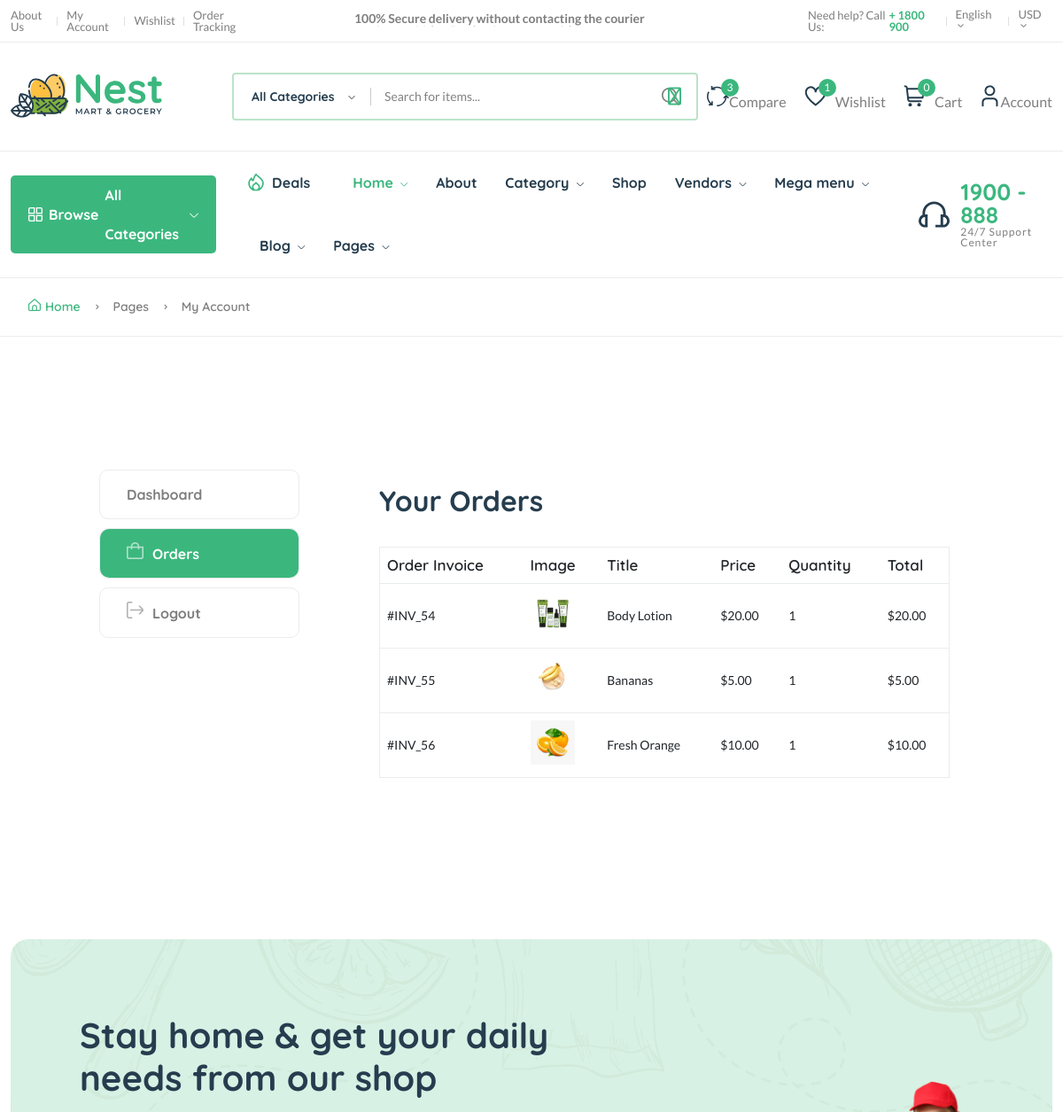
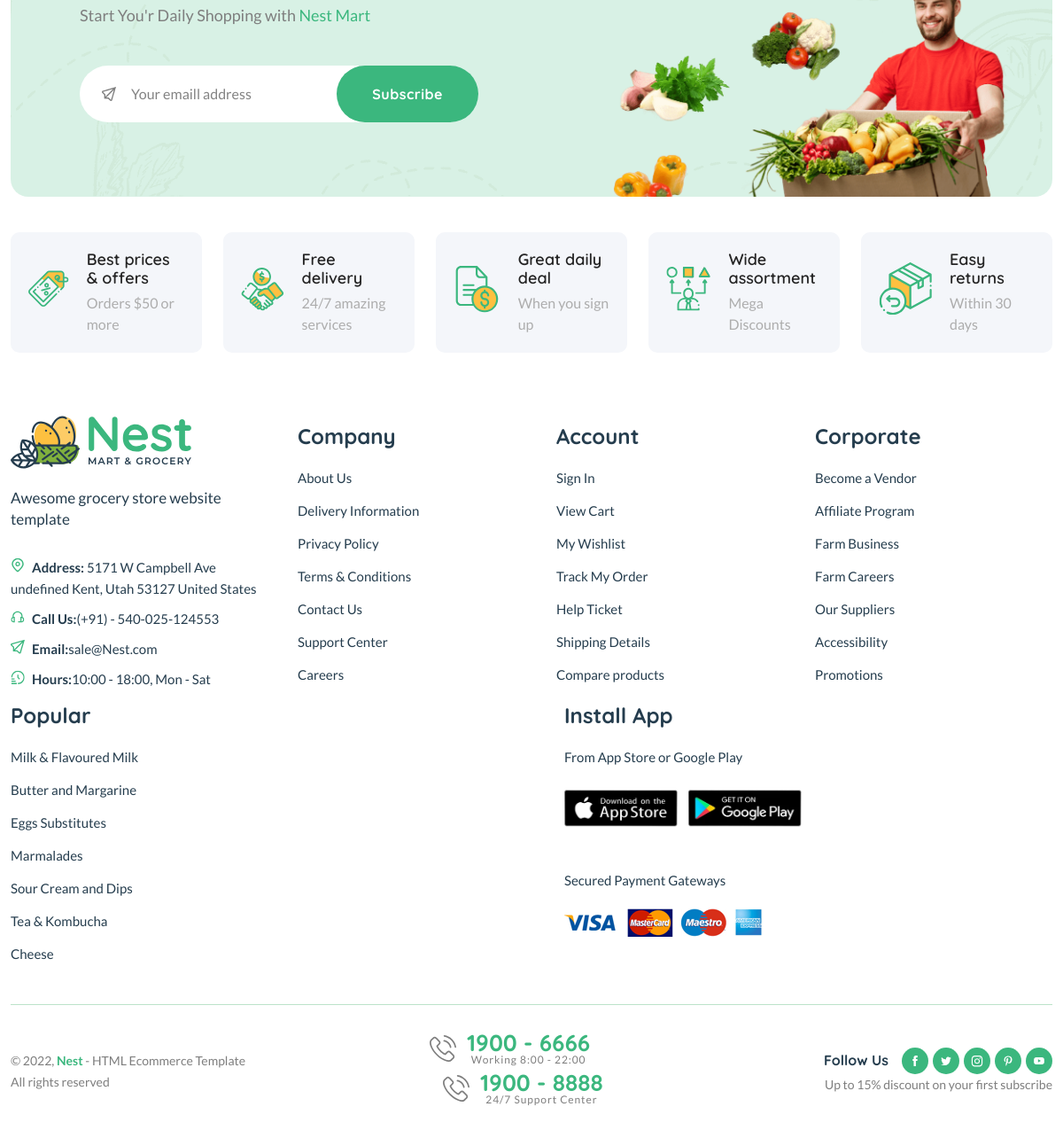
The page /dashboard/order/3 (signed in) on the database its author committed (2 pictures, top to bottom).
### main/models.py (models this page shows, shortened)
class CartOrderItems(models.Model):
    order = models.ForeignKey(CartOrder, on_delete=models.CASCADE)
    invoice_no = models.CharField(max_length=200)
    product_status = models.CharField(max_length=200)
    item = models.CharField(max_length=200)
    image = models.CharField(max_length=200)
    qty = models.IntegerField(default=0)
    price = models.DecimalField(max_digits=12, decimal_places=2, default='0.00')
    total = models.DecimalField(max_digits=12, decimal_places=2, default='0.00')
    class Meta:
        verbose_name_plural = 'Cart Order Items'

### main/views.py (the view)
# urls.py: path('dashboard/order/<int:id>', order_detail, name='order-detail'),
def order_detail(request, id):
    order = CartOrder.objects.get(user=request.user, id=id)
    order_items = CartOrderItems.objects.filter(order=order)
    context = {
        "order_items": order_items
    }
    return render(request, 'main/order-detail.html', context)

### main/context_processor.py (called while the page is built)
def default(request):
    categories = Category.objects.all()
    vendors = Vendor.objects.all()
    min_max_price = Product.objects.aggregate(Min("price"), Max("price"))
    try:
        wishlist = Wishlist.objects.filter(user=request.user)
    except:
        messages.warning(request, "You need to login before accessing your wishlist")
        wishlist = 0
    try:
        address = Address.objects.get(user=request.user)
    except:
        address = None
    return {
        'categories': categories,
        'wishlist': wishlist,
        'vendors': vendors,
        'address': address,
        'min_max_price': min_max_price
    }

### templates/main/order-detail.html (shortened to what this page needs)
{% extends "partials/base.html" %}
{% load static %}
{% block content %}
    <main class="main pages">
        <div class="page-header breadcrumb-wrap">
            <div class="container">
                <div class="breadcrumb">
                    <a href="index.html" rel="nofollow"><i class="fi-rs-home mr-5"></i>Home</a>
                    <span></span> Pages <span></span> My Account
                </div>
            </div>
        </div>
        <div class="page-content pt-150 pb-150">
            <div class="container">
                <div class="row">
                    <div class="col-lg-10 m-auto">
                        <div class="row">
                            <div class="col-md-3">
                                <div class="dashboard-menu">
                                    <ul class="nav flex-column" role="tablist">
                                        <li class="nav-item">
                                            <a class="nav-link" href="{% url "main:dashboard" %}" <i class="fi-rs-settings-sliders mr-10"></i>Dashboard</a>
                                        </li>
                                        <li class="nav-item">
                                            <a class="nav-link active" id="orders-tab" data-bs-toggle="tab" href="#orders" role="tab" aria-controls="orders" aria-selected="false"><i class="fi-rs-shopping-bag mr-10"></i>Orders</a>
                                        </li>
                                        <li class="nav-item">
                                            <a class="nav-link" href="{% url "userauth:sign-out" %}"><i class="fi-rs-sign-out mr-10"></i>Logout</a>
                                        </li>
                                    </ul>
                                </div>
                            </div>
                            <div class="col-md-9">
                                <div class="tab-content account dashboard-content pl-50">
                                    <div class="tab-pane fade active show" id="orders" role="tabpanel" aria-labelledby="orders-tab">
                                        <div class="card">
                                            <div class="card-header">
                                                <h3 class="mb-0">Your Orders</h3>
                                            </div>
                                            <div class="card-body">
                                                <div class="table-responsive">
                                                    <table class="table">
                                                        <thead>
                                                            <tr>
                                                                <th>Order Invoice</th>
                                                                <th>Image</th>
                                                                <th>Title</th>
                                                                <th>Price</th>
                                                                <th>Quantity</th>
                                                                <th>Total</th>
                                                            </tr>
                                                        </thead>
                                                        <tbody>
                                                            {% for o in order_items %}
                                                            <tr>
                                                                <td>#INV_{{ o.id }}</td>
                                                                <td>
                                                                    <p><img src="{{ o.image }}" style="width: 50px; height: 50px; object-fit: container" alt=""></p>
                                                                </td>
                                                                <td>{{ o.item }}</td>
                                                                <td>${{ o.price }}</td>
                                                                <td>{{ o.qty }}</td>
                                                                <td>${{ o.total }}</td>
                                                            </tr>
                                                            {% endfor %}
                                                        </tbody>
                                                    </table>
                                                </div>
                                            </div>
                                        </div>
                                    </div>
                                </div>
                            </div>
                        </div>
                    </div>
                </div>
            </div>
        </div>
    </main>
{% endblock %}

### rows shown on the page
CartOrderItems: id "54", image (picture), item "Body Lotion", price "20.00", qty "1", total "20.00"
CartOrderItems: id "55", image (picture), item "Bananas", price "5.00", qty "1", total "5.00"
CartOrderItems: id "56", image (picture), item "Fresh Orange", price "10.00", qty "1", total "10.00"

### other values the page prints
{{ wishlist.count }} "1"
{{ request.session.cart_data_obj|length }} "0"
